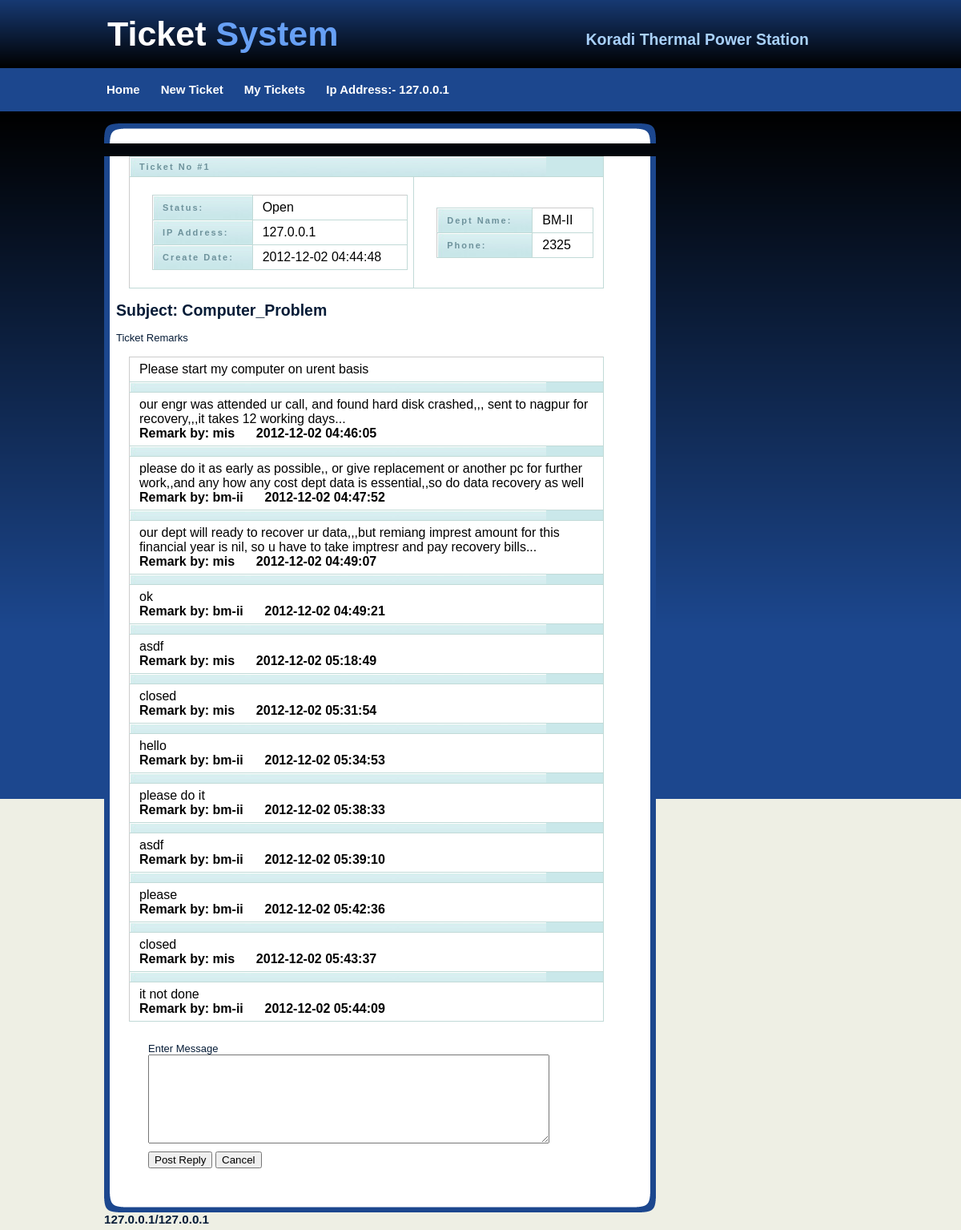
/ticketsystem/view.php?ticketid=1, run on the app's committed database.
### tables this page shows
CREATE TABLE IF NOT EXISTS `ticketmaster` (
  `ticketid` int(4) NOT NULL AUTO_INCREMENT,
  `sectionid` int(2) NOT NULL,
  `problem` varchar(50) NOT NULL,
  `assign` varchar(20) NOT NULL,
  `createdate` datetime NOT NULL,
  `solvedate` datetime NOT NULL,
  `status` int(1) NOT NULL,
  `ipaddress` varchar(20) NOT NULL,
  `priority` int(1) NOT NULL,
  `remark` text NOT NULL,
  PRIMARY KEY (`ticketid`)
);

CREATE TABLE IF NOT EXISTS `section` (
  `id` int(4) NOT NULL,
  `name` varchar(20) NOT NULL,
  `contact` int(10) NOT NULL,
  `stage` varchar(10) NOT NULL,
  `privilege` int(1) NOT NULL,
  PRIMARY KEY (`id`)
);

CREATE TABLE IF NOT EXISTS `ticketremarks` (
  `remarkid` int(6) NOT NULL AUTO_INCREMENT,
  `ticketid` int(4) NOT NULL,
  `remark` text NOT NULL,
  `remakdate` datetime NOT NULL,
  `remarkby` varchar(20) NOT NULL,
  PRIMARY KEY (`remarkid`)
);

### ticketsystem/view.php (the view, shortened to what this page needs)
 <?php
include("header.php");
 function deptName($deptid){
 $query="select  name  from section where id='$deptid'";
 $rw=mysql_query($query);
 if($row=mysql_fetch_object($rw))
 return $row->name;
 }
 function contact($deptid){
 $query="select  contact 	  from section where id='$deptid'";
 $rw=mysql_query($query);
 if($row=mysql_fetch_object($rw))
 return $row->contact;
 }
$remarklist=mysql_query("SELECT * FROM ticketremarks where ticketid=".$_GET['ticketid']);
$result=mysql_query("SELECT * FROM ticketmaster where ticketid=".$_GET['ticketid']);
if($row =mysql_fetch_array($result)){
    $sectionid=$row['sectionid'];
    $problem=$row['problem'];
    $createdate=$row['createdate'];
    $status=$row['status'];
    $ipaddress=$row['ipaddress'];
    $remark=$row['remark'];
}
 ?>
 <div id="content_main">
    <table width="90%" cellpadding="1" cellspacing="0" border="0">
     <tr>
       <th colspan=2 width=100% class="msg">Ticket No #<?php echo $_GET['ticketid']; ?>
        </th>
     </tr>
    <tr>
       <td width=60%>
        <table align="center" class="" cellspacing="1" cellpadding="3" width="95%" border=0>
	        <tr>
				<th>Status:</th>
				<td><?php if($status==1) echo "Open"; else echo "Closed" ; ?></td>
			</tr>
            <tr>
                <th>IP Address:</th>
                <td><?php echo $ipaddress; ?></td>
            </tr>
			<tr>
                <th>Create Date:</th>
                <td><?php echo $createdate; ?></td>
            </tr>
		</table>
	   </td>
	   <td width=40% valign="middle" align="center">
        <table align="center" class="infotable" cellspacing="1" cellpadding="3" width="90%" border=0>
                   <tr>
                <th width="100">Dept Name:</th>
                <td><?php echo deptName($sectionid); ?></td>
            </tr>
            <tr>
                <th>Phone:</th>
                <td><?php echo contact($sectionid); ?></td>
            </tr>
        </table>
       </td>
    </tr>
</table>
<div class="msg"><h2>Subject: <?php echo $problem; ?></h2></div>
<br>
<div align=""><span class="Icon thread">Ticket Remarks</span>
    <div id="" align="">
        		   <table width="90%" cellpadding="1" cellspacing="0" border="0">
  		             <tr class="">
                          <td><p><?php echo $remark; ?></p></td>
                     </tr>
                     	<?php while($rmk =mysql_fetch_array($remarklist)) { ?>
                      <tr>
                        <th></th>
                     </tr>
                     <tr class="">
                          <td align =""><p><?php echo $rmk['remark']; ?></p><h4>Remark by: <?php echo $rmk['remarkby']."&nbsp;&nbsp;&nbsp;&nbsp;&nbsp;&nbsp;".$rmk['remakdate'];  ?></h4></td>
                     </tr>
			            <?php } ?>
                   </table>
                </div>
</div>
<form id="reply" name="reply" method="post" action="view.php">
    <div id="reply" style="padding:10px 0 20px 40px;">
            <div align="left">
                Enter Message <font class="error">&nbsp;</font><br/>
                <textarea name="remark" id="remark" cols="60" rows="7" wrap="soft"></textarea>
            </div>
           <div align="left"  style="padding:10px 0 10px 0;">
               <input type="submit" name="submit" id="submit" value="Post Reply"  />
                          <input class='button' type='button' value='Cancel' onClick="window.location.href='list.php'" />
            </div> </div>
        </form>
</div>
<?php  include("footer.php");  ?>

### ticketsystem/header.php (shortened to what this page needs)
<?php
 function get_real_up_address() {
                      if (isset($_SERVER)) {
                      return $_SERVER["REMOTE_ADDR"];
                      }
                       return 'UNKNOWN';
           }
 ?>
<html>
<head>
<link rel="stylesheet" type="text/css" href="style.css" />
</head>
<body>
<div id="container">
		<div id="header">
        	<h1>Ticket<span class="off"> System</span></h1>
            <h2>Koradi Thermal Power Station</h2>
        </div>
        <div id="menu">
        	<ul>
            	<li class="menuitem"><a href="index.php">Home</a></li>
                <li class="menuitem"><a href="addticket.php">New Ticket</a></li>
                <li class="menuitem"><a href="list.php">My Tickets</a></li>
                 <li class="menuitem"><a href="#">Ip Address:- <?php echo get_real_up_address();?></a></li>
            </ul>
        </div>
              <div id="content">
                 <div id="content_top"></div>

### ticketsystem/footer.php
        <div id="content_bottom"></div>
            <div id="footer"><h3><?php echo get_real_up_address()."/".$_SERVER["REMOTE_ADDR"];
?></h3></div>
      </div>
   </div>
</body>
</html>

### ticketsystem/style.css (style rules this page uses)
body { margin: 0; padding: 0; text-align: left; font: 12px Arial, Helvetica, sans-serif; font-size: 13px; color: #061C37; background: #EEEFE4; background-image:url(images/background.png); background-repeat:repeat-x; }
* { margin: 0 auto 0 auto; text-align:left; }
#container { display: block; height:auto; position: relative; width: 960px; }
#header { height:85px; width:960px; }
#header h1 { position:absolute; text-align:left; color:#FFFFFF; font-size:43px; color:#FFF; left:14px; top:18px; }
#header h2 { position:absolute; text-align:right; color:#A9D1FA; left:490px; top:38px; width:400px; }
.off { color:#67A0F5; }
#menu { display:block; float:left; clear:both; width:960px; height:54px; float:left; clear:both; }
#content { display:block; float:left; width:689px; height:auto; padding-left:10px; padding-top:15px; padding-right:10px; padding-bottom:5px; }
#content_top { background-image:url(images/main_top.png); background-repeat:no-repeat; width:689px; height:25px; }
#content_main { background-image:url(images/main_back.png); background-repeat:repeat-y; width:659px; padding-left:15px; padding-right:15px; }
#content_bottom { background-image:url(images/main_bottom.png); background-repeat:no-repeat; width:689px; height:25px; }
#footer { width:inherit; height:auto; }
#menu ul { list-style: none; padding: 0px; margin-left:auto; width:960px; }
#menu li { list-style: none; padding: 0px; display: inline; }
#menu a { float: left; height: 36px; display: block; text-align: center; text-decoration: none; color: #ffffff; font-weight: bold; padding-top: 18px; font-size: 15px; padding-left:13px; padding-right:13px; }
html, body { text-align: center; }
p { text-align: left; }

### ticketsystem/view.php (style rules this page uses)
table { margin: 1em; border-collapse: collapse; }
td, th { padding: .3em; border: 1px #ccc solid; }
th { font: bold 11px "Trebuchet MS", Verdana, Arial, Helvetica, sans-serif; color: #6D929B; border-right: 1px solid #C1DAD7; border-bottom: 1px solid #C1DAD7; border-top: 1px solid #C1DAD7; letter-spacing: 2px; text-align: left; padding: 6px 6px 6px 12px; background: #CAE8EA url(images/bg_header.jpg) no-repeat; }
td { border-right: 1px solid #C1DAD7; border-bottom: 1px solid #C1DAD7; background: #fff; padding: 6px 6px 6px 12px; color: black; }

### data on the page
ticketmaster: ipaddress "127.0.0.1", createdate "2012-12-02 04:44:48", sectionid.name "BM-II", sectionid.contact "2325", problem "Computer_Problem", remark "Please start my computer on urent basis"
ticketremarks: remark "our engr was attended ur call, and found hard disk crashed,,, sent to nagpur for recovery,,,it takes 12 working days...", remarkby "mis", remakdate "2012-12-02 04:46:05"
ticketremarks: remark "please do it as early as possible,, or give replacement or another pc for further work,,and any how any cost dept data is essential,,so do data recovery as well", remarkby "bm-ii", remakdate "2012-12-02 04:47:52"
ticketremarks: remark "our dept will ready to recover ur data,,,but remiang imprest amount for this financial year is nil, so u have to take imptresr and pay recovery bills...", remarkby "mis", remakdate "2012-12-02 04:49:07"
ticketremarks: remark "ok", remarkby "bm-ii", remakdate "2012-12-02 04:49:21"
ticketremarks: remark "asdf", remarkby "mis", remakdate "2012-12-02 05:18:49"
ticketremarks: remark "closed", remarkby "mis", remakdate "2012-12-02 05:31:54"
ticketremarks: remark "hello", remarkby "bm-ii", remakdate "2012-12-02 05:34:53"
ticketremarks: remark "please do it", remarkby "bm-ii", remakdate "2012-12-02 05:38:33"
ticketremarks: remark "asdf", remarkby "bm-ii", remakdate "2012-12-02 05:39:10"
ticketremarks: remark "please", remarkby "bm-ii", remakdate "2012-12-02 05:42:36"
ticketremarks: remark "closed", remarkby "mis", remakdate "2012-12-02 05:43:37"
ticketremarks: remark "it not done", remarkby "bm-ii", remakdate "2012-12-02 05:44:09"

### other printed values
get_real_up_address() "127.0.0.1"
$_GET['ticketid'] "1"
$_SERVER["REMOTE_ADDR"] "127.0.0.1"
